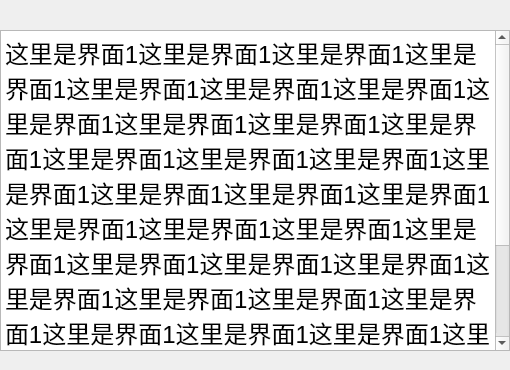
<?xml version="1.0" encoding="UTF-8"?>
<ui version="4.0">
 <class>Form2</class>
 <widget class="QWidget" name="Form2">
  <property name="geometry">
   <rect>
    <x>0</x>
    <y>0</y>
    <width>510</width>
    <height>370</height>
   </rect>
  </property>
  <property name="windowTitle">
   <string>Form</string>
  </property>
  <widget class="QTextBrowser" name="textBrowser">
   <property name="geometry">
    <rect>
     <x>0</x>
     <y>30</y>
     <width>510</width>
     <height>321</height>
    </rect>
   </property>
   <property name="html">
    <string>&lt;!DOCTYPE HTML PUBLIC &quot;-//W3C//DTD HTML 4.0//EN&quot; &quot;http://www.w3.org/TR/REC-html40/strict.dtd&quot;&gt;
&lt;html&gt;&lt;head&gt;&lt;meta name=&quot;qrichtext&quot; content=&quot;1&quot; /&gt;&lt;meta charset=&quot;utf-8&quot; /&gt;&lt;style type=&quot;text/css&quot;&gt;
p, li { white-space: pre-wrap; }
&lt;/style&gt;&lt;/head&gt;&lt;body style=&quot; font-family:'Microsoft YaHei UI'; font-size:9pt; font-weight:400; font-style:normal;&quot;&gt;
&lt;p style=&quot; margin-top:0px; margin-bottom:0px; margin-left:0px; margin-right:0px; -qt-block-indent:0; text-indent:0px;&quot;&gt;&lt;span style=&quot; font-size:18pt;&quot;&gt;这里是界面1这里是界面1这里是界面1这里是界面1这里是界面1这里是界面1这里是界面1这里是界面1这里是界面1这里是界面1这里是界面1这里是界面1这里是界面1这里是界面1这里是界面1这里是界面1这里是界面1这里是界面1这里是界面1这里是界面1这里是界面1这里是界面1这里是界面1这里是界面1这里是界面1这里是界面1这里是界面1这里是界面1这里是界面1这里是界面1这里是界面1这里是界面1这里是界面1这里是界面1这里是界面1这里是界面1这里是界面1这里是界面1这里是界面1这里是界面1这里是界面1这里是界面1这里是界面1这里是界面1这里是界面1这里是界面1&lt;/span&gt;&lt;/p&gt;&lt;/body&gt;&lt;/html&gt;</string>
   </property>
  </widget>
 </widget>
 <resources/>
 <connections/>
</ui>
